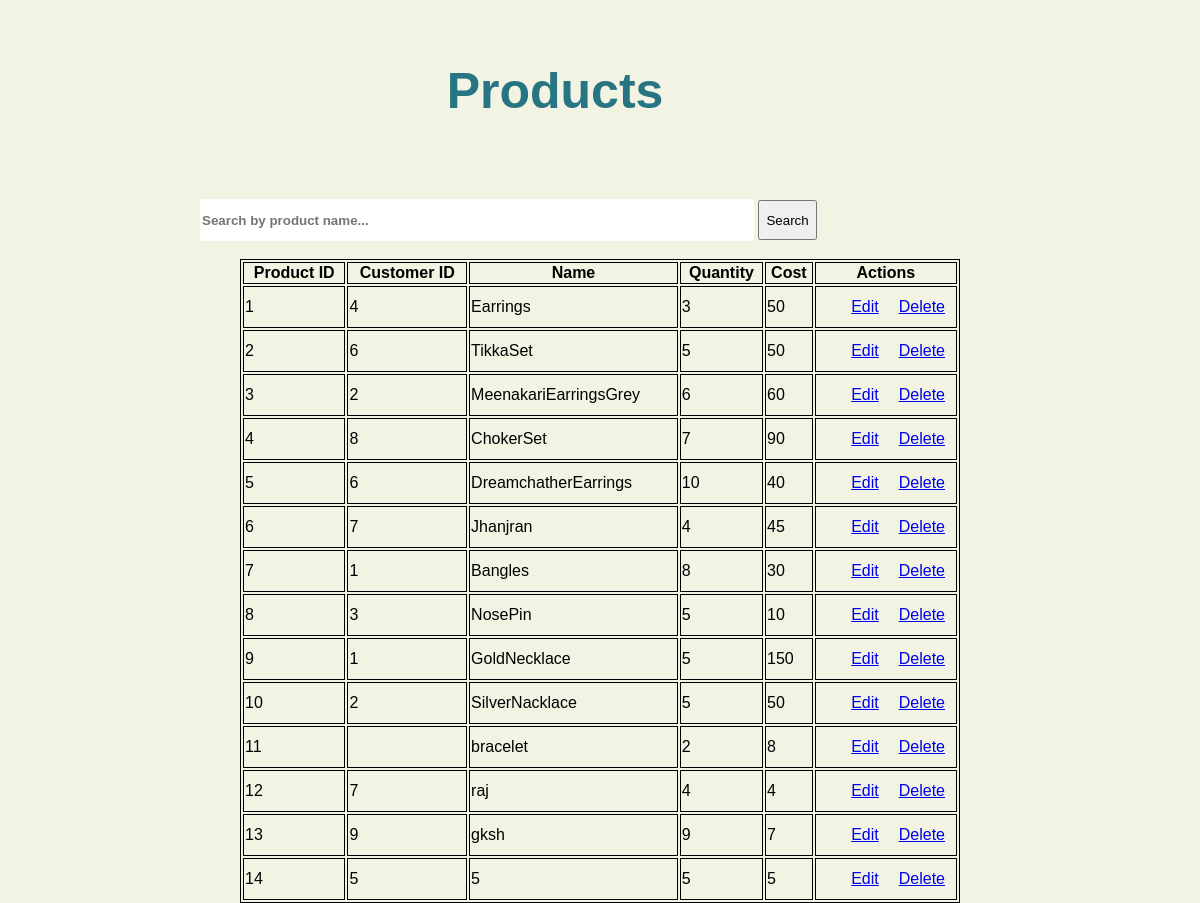
/addProduct/viewData.php, run on the app's committed database.
### tables this page shows
CREATE TABLE Products
(
	p_name nvarchar(25) not null,
	p_quantity int not null,
	p_cost float not null,
	p_customerID int,
	p_productID integer primary key	
);

### addProduct/viewData.php (the view, shortened to what this page needs)
<?php
	$dataQuery = '';
	$searchText = '';
	if (isset($_GET['deleteId'])) {
		$id = $_GET['deleteId'];
		try {
            $db = new SQLite3('../LustrousJewelers.db');
			$query = "Delete from Products where p_productID = ". $id;
			$db->exec($query);
        }catch (Exception $e) {
            echo $e->getMessage();
        }
        finally
        {
            $db = null;
		}
		$dataQuery ='select * from products';
	}
	else if (isset($_POST['btnSearch'])) {
		$searchText = $_POST['txtSearch'];
		$dataQuery = "select * from products where p_name like '%".$searchText."%'";
	}
	else if (isset($_POST['txtSearch'])) {
		$searchText = $_POST['txtSearch'];
		$dataQuery = "select * from products where p_name like '%".$searchText."%'";
	}
	else{
		$dataQuery ='select * from products';
	}
?>
<!DOCTYPE html>
<html>
<head>
	<link rel="stylesheet" type="text/css" href="viewData.css">
</head>
<body>
    <h2 style="margin-left:-90px;font-size: 50px;">Products</h2><br>
	<form id='formSearch' method='POST' action = 'viewData.php'>
		<input type = 'text' name='txtSearch' id='txtSearch' placeholder='Search by product name...'
			value=<?php echo $searchText; ?> > <input type = 'submit' name='btnSearch' id='btnSearch' value = 'Search'><br>
	</form><br/>
	<table class='center' style="width: 60%; ">
	  <tr>
		<th>Product ID</th>
		<th>Customer ID</th>
		<th>Name</th>
		<th>Quantity</th>
		<th>Cost</th>
		<th>Actions</th>
	  </tr>
	<?php
		try {
			$db = new PDO('sqlite:../LustrousJewelers.db');
			$result = $db->query($dataQuery);
			foreach ($result as $row ) {
				echo "<tr><td>".$row['p_productID']."</td>".
				"<td>".$row['p_customerID']."</td>".
				"<td>".$row['p_name']."</td>".
				"<td>".$row['p_quantity']."</td>".
				"<td>".$row['p_cost']."</td>".
				"<td><a href='viewData.php?deleteId=".$row['p_productID'] ."'>Delete</a> "
				."<a href='addProduct.php?id=".$row['p_productID'] ."'>Edit</a>
				</td></tr>";
			}
		} catch (PDOException $e) {
			echo $e->getMessage();
		}
		finally{
			$db = null;
		}
	?>
	</table>
</body>
</html>

### addProduct/viewData.css (style rules this page uses)
body { margin: 0; padding: 0; background-color:#eeefd9ba; font-family: 'Arial'; }
h2 { align-self: center; text-align: center; color: #277582; padding: 20px; }
#formSearch { margin: 0 auto; width: 800px; }
#txtSearch { width: 550px; height: 40px; border: none; font-weight: bold; }
#btnSearch { height:40px; }
.center { margin-left: auto; margin-right: auto; }
a { float: right; padding: 10px; }
table, th, td { border: 1px solid black; }

### data on the page
products: p_productID "1", p_customerID "4", p_name "Earrings", p_quantity "3", p_cost "50"
products: p_productID "2", p_customerID "6", p_name "TikkaSet", p_quantity "5", p_cost "50"
products: p_productID "3", p_customerID "2", p_name "MeenakariEarringsGrey", p_quantity "6", p_cost "60"
products: p_productID "4", p_customerID "8", p_name "ChokerSet", p_quantity "7", p_cost "90"
products: p_productID "5", p_customerID "6", p_name "DreamchatherEarrings", p_quantity "10", p_cost "40"
products: p_productID "6", p_customerID "7", p_name "Jhanjran", p_quantity "4", p_cost "45"
products: p_productID "7", p_customerID "1", p_name "Bangles", p_quantity "8", p_cost "30"
products: p_productID "8", p_customerID "3", p_name "NosePin", p_quantity "5", p_cost "10"
products: p_productID "9", p_customerID "1", p_name "GoldNecklace", p_quantity "5", p_cost "150"
products: p_productID "10", p_customerID "2", p_name "SilverNacklace", p_quantity "5", p_cost "50"
products: p_productID "11", p_name "bracelet", p_quantity "2", p_cost "8"
products: p_productID "12", p_customerID "7", p_name "raj", p_quantity "4", p_cost "4"
products: p_productID "13", p_customerID "9", p_name "gksh", p_quantity "9", p_cost "7"
products: p_productID "14", p_customerID "5", p_name "5", p_quantity "5", p_cost "5"
